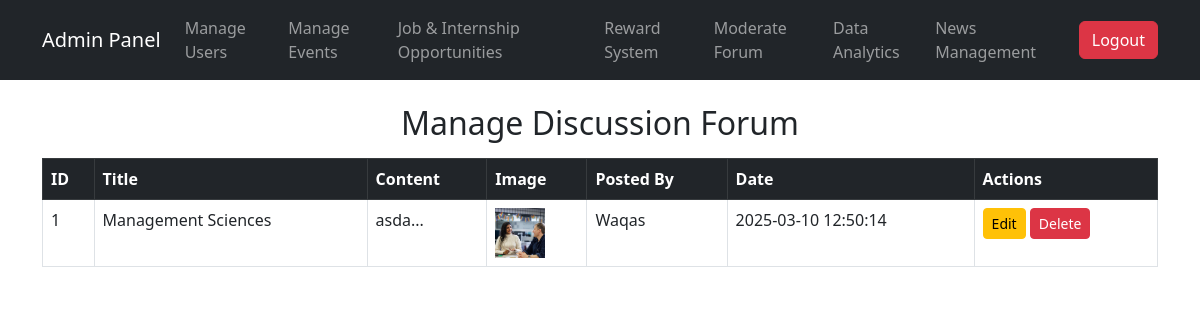
Screenshot of /manage_forum.php with the database file from the repository.
### tables this page shows
CREATE TABLE `forum_topics` (
  `id` int(11) NOT NULL,
  `user_id` int(11) NOT NULL,
  `title` varchar(255) NOT NULL,
  `content` text NOT NULL,
  `created_at` timestamp NOT NULL DEFAULT current_timestamp(),
  `updated_at` timestamp NULL DEFAULT NULL ON UPDATE current_timestamp(),
  `picture` varchar(255) DEFAULT NULL
);

CREATE TABLE `users` (
  `id` int(11) NOT NULL,
  `name` varchar(100) NOT NULL,
  `email` varchar(100) NOT NULL,
  `password` varchar(255) NOT NULL,
  `user_type` enum('student','alumni') NOT NULL,
  `student_id` varchar(50) DEFAULT NULL,
  `graduation_year` year(4) DEFAULT NULL,
  `degree` varchar(100) DEFAULT NULL,
  `current_occupation` varchar(100) DEFAULT NULL,
  `contact_details` varchar(100) DEFAULT NULL,
  `current_course` varchar(100) DEFAULT NULL,
  `year_of_study` int(11) DEFAULT NULL,
  `interests` text DEFAULT NULL,
  `is_approved` tinyint(1) DEFAULT 0,
  `status` enum('Pending','Approved','Rejected') DEFAULT 'Pending'
);

### manage_forum.php (the view, shortened to what this page needs)
<?php
include('db.php');
$query = "SELECT forum_topics.id, forum_topics.title, forum_topics.content, forum_topics.picture, forum_topics.created_at, users.name
          FROM forum_topics
          JOIN users ON forum_topics.user_id = users.id
          ORDER BY forum_topics.created_at DESC";
$topics = mysqli_query($conn, $query);
?>
<!DOCTYPE html>
<html lang="en">
<head>
    <link href="https://cdn.jsdelivr.net/npm/bootstrap@5.3.0/dist/css/bootstrap.min.css" rel="stylesheet">
</head>
<body>
<?php include 'admin_navbar.php'; ?>
<div class="container mt-4">
    <h2 class="text-center">Manage Discussion Forum</h2>
    <table class="table table-bordered mt-3">
        <thead class="table-dark">
            <tr>
                <th>ID</th>
                <th>Title</th>
                <th>Content</th>
                <th>Image</th>
                <th>Posted By</th>
                <th>Date</th>
                <th>Actions</th>
            </tr>
        </thead>
        <tbody>
            <?php while ($topic = mysqli_fetch_assoc($topics)): ?>
                <tr>
                    <td><?php echo $topic['id']; ?></td>
                    <td><?php echo $topic['title']; ?></td>
                    <td><?php echo substr($topic['content'], 0, 50) . '...'; ?></td>
                    <td>
                        <?php if ($topic['picture']): ?>
                            <img src="<?php echo $topic['picture']; ?>" width="50" height="50" style="object-fit: cover;">
                        <?php else: ?>
                            No Image
                        <?php endif; ?>
                    </td>
                    <td><?php echo $topic['name']; ?></td>
                    <td><?php echo $topic['created_at']; ?></td>
                    <td>
                        <a href="edit_forum.php?id=<?php echo $topic['id']; ?>" class="btn btn-warning btn-sm">Edit</a>
                        <a href="manage_forum.php?delete=<?php echo $topic['id']; ?>" class="btn btn-danger btn-sm" onclick="return confirm('Are you sure?');">Delete</a>
                    </td>
                </tr>
            <?php endwhile; ?>
        </tbody>
    </table>
</div>
</body>
</html>

### rows the page displays
forum_topics: id "1", title "Management Sciences", content "asda", picture (picture), user.name "Waqas", created_at "2025-03-10 12:50:14"
